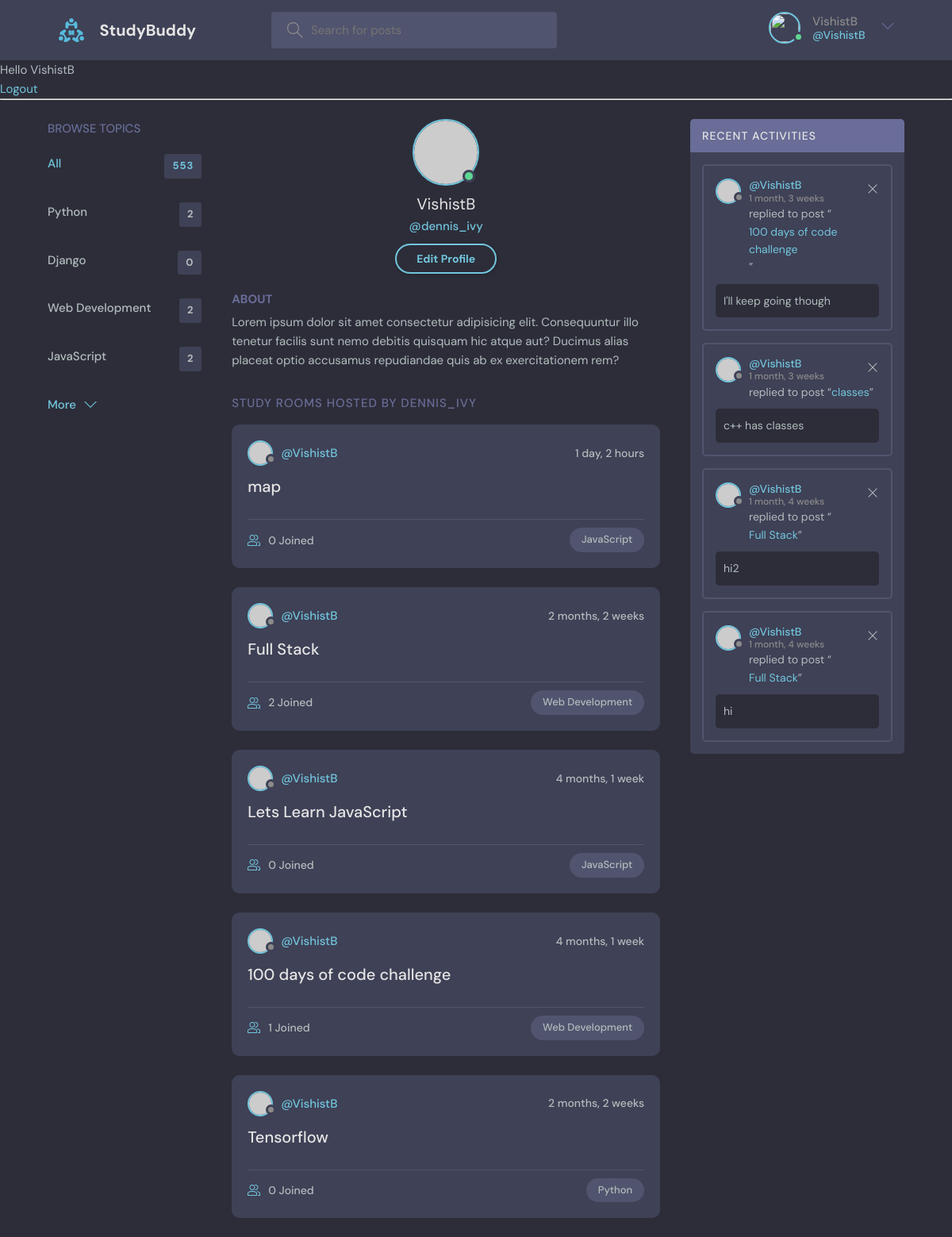
The app's page /profile/2 (signed in) with its own data.
### base/models.py (models this page shows, shortened)
class Topic(models.Model):
    name = models.CharField(max_length=200)

class Room(models.Model):
    host = models.ForeignKey(User, on_delete=models.SET_NULL, null=True)
    topic= models.ForeignKey(Topic, on_delete=models.SET_NULL, null=True)
    name=models.CharField(max_length=200)
    description= models.TextField(null=True,blank=True)
    participants=models.ManyToManyField(User, related_name='participants', blank=True)
    updated=models.DateTimeField(auto_now=True)
    created=models.DateTimeField(auto_now_add=True)
    class Meta:
        ordering = ['-updated', 'created']
    def __str__(self):
        return self.name

class Message(models.Model):
    user = models.ForeignKey(User, on_delete=models.CASCADE)
    room = models.ForeignKey(Room, on_delete=models.CASCADE)
    body = models.TextField()
    updated=models.DateTimeField(auto_now=True)
    created=models.DateTimeField(auto_now_add=True)
    class Meta:
        ordering = ['-updated', 'created']

### base/views.py (the view)
# urls.py: path('profile/<str:pk>', views.userProfile, name="user-profile"),
def userProfile(request, pk):
    user=User.objects.get(id=pk)
    rooms=user.room_set.all()
    room_messages=user.message_set.all()
    topics=Topic.objects.all()
    context={'user':user, 'rooms':rooms,'room_messages' : room_messages, 'topics' : topics}
    return render(request,'base/profile.html',context)

### base/templates/base/profile.html
{% extends 'main.html' %}
{% block content%}
  <main class="profile-page layout layout--3">
    <div class="container">
      {% include 'base/topics_components.html' %}
      <div class="roomList">
        <div class="profile">
          <div class="profile__avatar">
            <div class="avatar avatar--large active">
              <img src="https://randomuser.me/api/portraits/men/11.jpg" />
            </div>
          </div>
          <div class="profile__info">
            <h3>{{user.username}}</h3>
            <p>@dennis_ivy</p>
            <a href="edit-user.html" class="btn btn--main btn--pill">Edit Profile</a>
          </div>
          <div class="profile__about">
            <h3>About</h3>
            <p>
              Lorem ipsum dolor sit amet consectetur adipisicing elit. Consequuntur illo tenetur
              facilis sunt nemo debitis quisquam hic atque aut? Ducimus alias placeat optio
              accusamus repudiandae quis ab ex exercitationem rem?
            </p>
          </div>
        </div>
        <div class="roomList__header">
          <div>
            <h2>Study Rooms Hosted by dennis_ivy</a>
            </h2>
          </div>
        </div>
        {% include 'base/feed_component.html'%}
      </div>
      {% include 'base/activity_component.html' %}
    </div>
  </main>
{% endblock content %}

### Templates/navbar.html (shortened to what this page needs)
{% load static %}
<header class="header header--loggedIn">
    <div class="container">
        <a href="{% url 'home' %}" class="header__logo">
            <img src="{% static 'images/logo.svg' %}" />
            <h1>StudyBuddy</h1>
        </a>
        <form class="header__search" method="GET" action="{% url 'home' %}">
            <label>
                <input name="q" placeholder="Search for posts" />
            </label>
        </form>
        <nav class="header__menu">
            {% if request.user.is_authenticated %}
            <div class="header__user">
                <a href="#">
                    <div class="avatar avatar--medium active">
                        <img src="{{request.user.avatar.url}}" />
                    </div>
                    <p>{{request.user.username}} <span>@{{request.user.username}}</span></p>
                </a>
                <button class="dropdown-button">
                    <svg version="1.1" xmlns="http://www.w3.org/2000/svg" width="32" height="32" viewBox="0 0 32 32">
                        <title>chevron-down</title>
                        <path d="M16 21l-13-13h-3l16 16 16-16h-3l-13 13z"></path>
                    </svg>
                </button>
            </div>
            {% else %}
            <a href="{% url 'login' %}">
                <img src="{% static 'images/avatar.svg' %}" />
                <p>Login</p>
            </a>
            {% endif %}
        </nav>
    </div>
</header>
{% if request.user.is_authenticated %}
<p>Hello {{request.user}}</p>
<a href="{% url 'logout' %}">Logout</a>
{% else %}
<a href="{% url 'login' %}">Login</a>
{% endif %}
<hr>

### base/templates/base/topics_components.html
<div class="topics">
    <div class="topics__header">
      <h2>Browse Topics</h2>
    </div>
    <ul class="topics__list">
      <li>
        <a href="{% url 'home' %}" class="active">All <span>553</span></a>
      </li>
      {% for topic in topics %}
      <li>
        <a href="{% url 'home' %}?q={{topic.name}}">{{topic.name}}<span>{{topic.room_set.all.count}}</span></a>
      </li>
      {% endfor %}
    </ul>
    <a class="btn btn--link" href="topics.html">
      More
      <svg version="1.1" xmlns="http://www.w3.org/2000/svg" width="32" height="32" viewBox="0 0 32 32">
        <title>chevron-down</title>
        <path d="M16 21l-13-13h-3l16 16 16-16h-3l-13 13z"></path>
      </svg>
    </a>
  </div>

### base/templates/base/feed_component.html (shortened to what this page needs)
{% for room in rooms %}
<div class="roomListRoom">
    <div class="roomListRoom__header">
      <a href="{% url 'user-profile' room.host.id %}" class="roomListRoom__author">
        <div class="avatar avatar--small">
          <img src="https://randomuser.me/api/portraits/women/11.jpg" />
        </div>
        <span>@{{room.host.username}}</span>
      </a>
      <div class="roomListRoom__actions">
        <span>{{room.created|timesince}}</span>
      </div>
    </div>
    <div class="roomListRoom__content">
      <a href="{% url 'room' room.id%}">{{room.name}}</a>
    </div>
    <div class="roomListRoom__meta">
      <a href="{% url 'room' room.id%}" class="roomListRoom__joined">
        {{room.participants.all.count}} Joined
      </a>
      <p class="roomListRoom__topic">{{room.topic.name}}</p>
    </div>
  </div>
{% endfor %}

### base/templates/base/activity_component.html
<div class="activities">
    <div class="activities__header">
      <h2>Recent Activities</h2>
    </div>
    {% for message in room_messages %}
    <div class="activities__box">
      <div class="activities__boxHeader roomListRoom__header">
        <a href="{% url 'user-profile' message.user.id%}" class="roomListRoom__author">
          <div class="avatar avatar--small">
            <img src="https://randomuser.me/api/portraits/women/11.jpg" />
          </div>
          <p>
            @{{message.user}}
            <span>{{message.created|timesince}}</span>
          </p>
        </a>
        {% if request.user == message.user %}
        <div class="roomListRoom__actions">
          <a href="{% url 'delete-message' message.id %}">
            <svg version="1.1" xmlns="http://www.w3.org/2000/svg" width="32" height="32" viewBox="0 0 32 32">
              <title>remove</title>
              <path
                d="M27.314 6.019l-1.333-1.333-9.98 9.981-9.981-9.981-1.333 1.333 9.981 9.981-9.981 9.98 1.333 1.333 9.981-9.98 9.98 9.98 1.333-1.333-9.98-9.98 9.98-9.981z"
              ></path>
            </svg>
          </a>
        </div>
        {% endif %}
      </div>
      <div class="activities__boxContent">
        <p>replied to post “<a href="{% url 'room' message.room.id %}">{{message.room}}</a>”</p>
        <div class="activities__boxRoomContent">
          {{message.body}}
        </div>
      </div>
    </div>
    {% endfor %}
  </div>

### records on screen
Topic: name "Python", room_set.all.count "2"
Topic: name "Django", room_set.all.count "0"
Topic: name "Web Development", room_set.all.count "2"
Topic: name "JavaScript", room_set.all.count "2"
Room: host.username "VishistB", created "1 day, 2 hours", name "map", participants.all.count "0", topic.name "JavaScript"
Room: host.username "VishistB", created "2 months, 2 weeks", name "Full Stack", participants.all.count "2", topic.name "Web Development"
Room: host.username "VishistB", created "4 months, 1 week", name "Lets Learn JavaScript", participants.all.count "0", topic.name "JavaScript"
Room: host.username "VishistB", created "4 months, 1 week", name "100 days of code challenge", participants.all.count "1", topic.name "Web Development"
Room: host.username "VishistB", created "2 months, 2 weeks", name "Tensorflow", participants.all.count "0", topic.name "Python"
Message: user "VishistB", created "1 month, 3 weeks", room "100 days of code challenge", body "I'll keep going though"
Message: user "VishistB", created "1 month, 3 weeks", room "classes", body "c++ has classes"
Message: user "VishistB", created "1 month, 4 weeks", room "Full Stack", body "hi2"
Message: user "VishistB", created "1 month, 4 weeks", room "Full Stack", body "hi"

### other values on screen
{{ request.user.username }} "VishistB"
{{ request.user }} "VishistB"
{{ user.username }} "VishistB"
